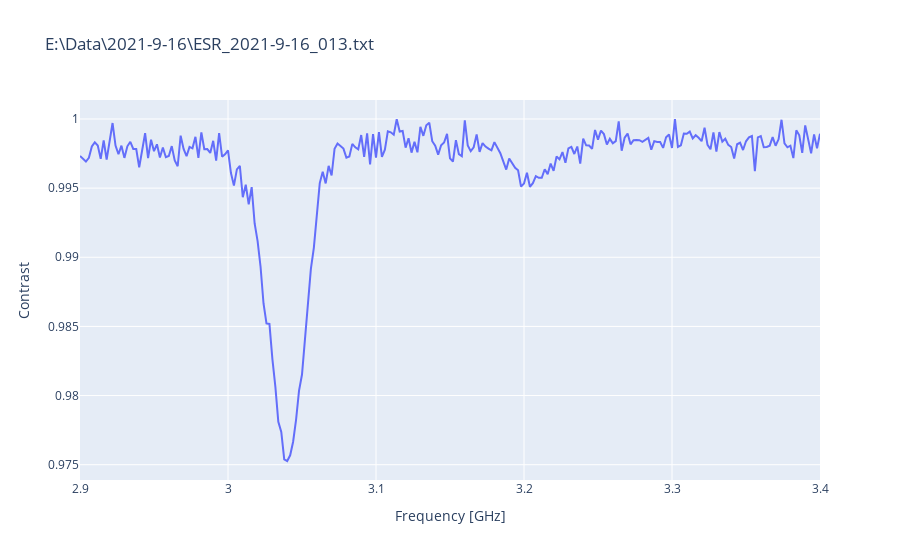
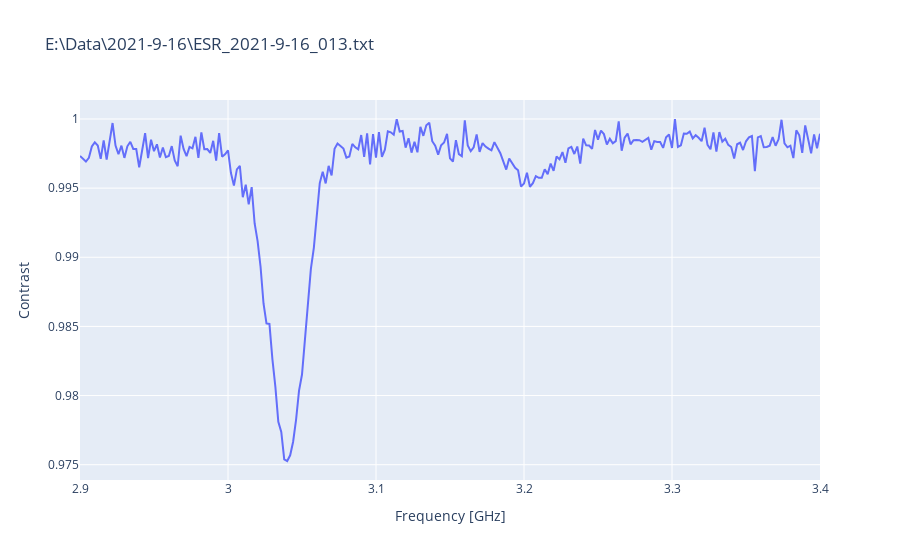

The code cell stored with these charts, in order, in its notebook:
### Code cell
prompt= 'Satisfied with fit? [y/n]: '
for f in ESR_files:
    fitFilePath= Path(f.replace('.txt','_fit_params.npz'))
    repeat= True
    while(repeat):
        xVals,yVals,errVals= readFile(f)
        yVals/= np.max(yVals)
#         plt.plot(xVals,yVals)
#         plt.xlabel('Frequency')
#         plt.ylabel('Contrast')
#         fg= go.FigureWidget([go.Scatter(x= xVals, y= yVals)])
#         fg.layout.xaxis.title= "Frequency [GHz]"
#         fg.layout.yaxis.title= "Contrast"
#         fg.show()
        copy('1,-0.001,0.01,3.05,-0.001,0.01,3.2')
        pOpt,pCov,rVals= fit_file(f,fit_function=gauss_fit_c)
        if pOpt is None:
            repeat= False
            continue
        plt.show()
        plt.close('all')
        try:
            repeat= {"n":True,"y":False,"no":True,"yes":False,"":True}[input(prompt).lower()]
        except:
            repeat= True

### Figure 1 — Plotly figure (JSON) as saved in the notebook; plotly's stock layout.template omitted (floating-point values rounded to 4 significant figures; data arrays with more than 128 entries replaced by an {"elided": "..."} marker saying what was removed)
{"data": [{"type": "scatter", "uid": "e8cd29a1-6476-4331-a639-97f63d3c4503", "x": {"elided": "251 float values"}, "y": {"elided": "251 float values"}}], "layout": {"title": {"text": "E:\\Data\\2021-9-16\\ESR_2021-9-16_013.txt"}, "xaxis": {"title": {"text": "Frequency [GHz]"}}, "yaxis": {"title": {"text": "Contrast"}}}}

### Figure 2 — Plotly figure (JSON) as saved in the notebook; plotly's stock layout.template omitted (floating-point values rounded to 4 significant figures; data arrays with more than 128 entries replaced by an {"elided": "..."} marker saying what was removed)
{"data": [{"type": "scatter", "uid": "eb6a2620-4655-4c8c-b4ac-2d55fb73ba68", "x": {"elided": "251 float values"}, "y": {"elided": "251 float values"}}], "layout": {"title": {"text": "E:\\Data\\2021-9-16\\ESR_2021-9-16_013.txt"}, "xaxis": {"title": {"text": "Frequency [GHz]"}}, "yaxis": {"title": {"text": "Contrast"}}}}
